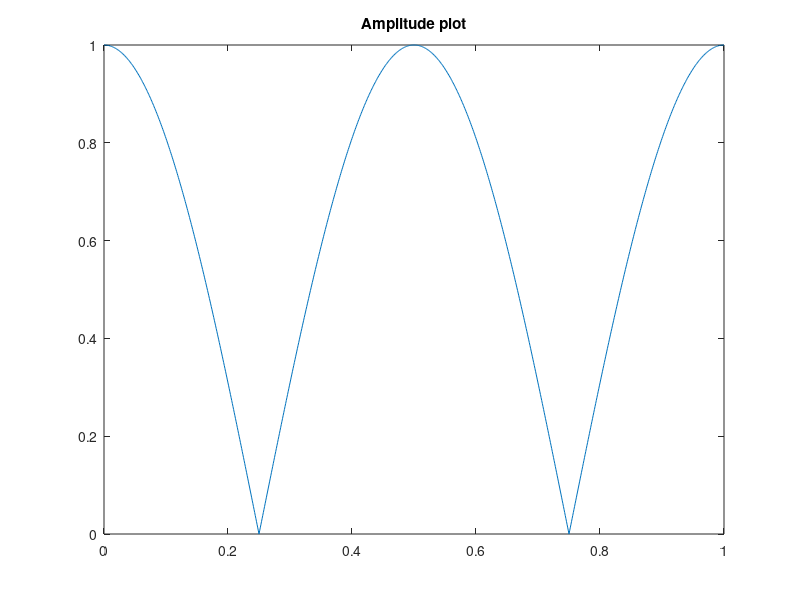
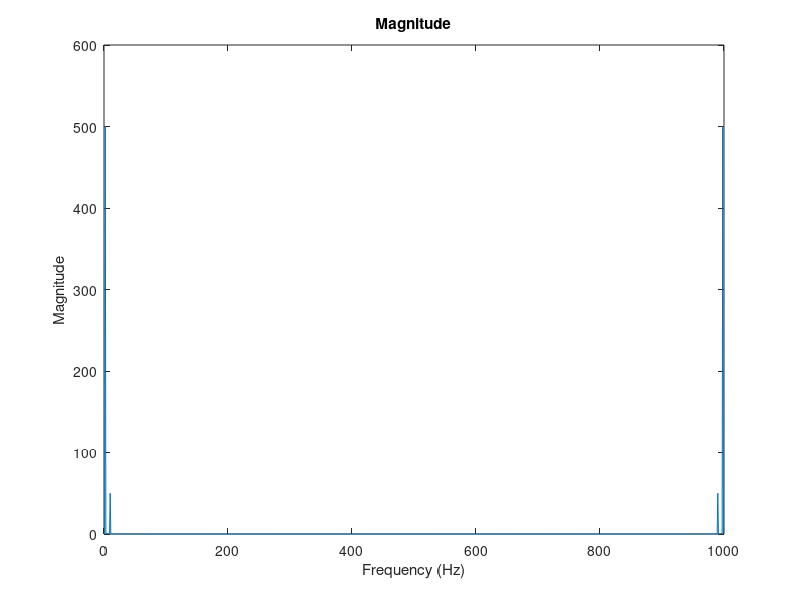
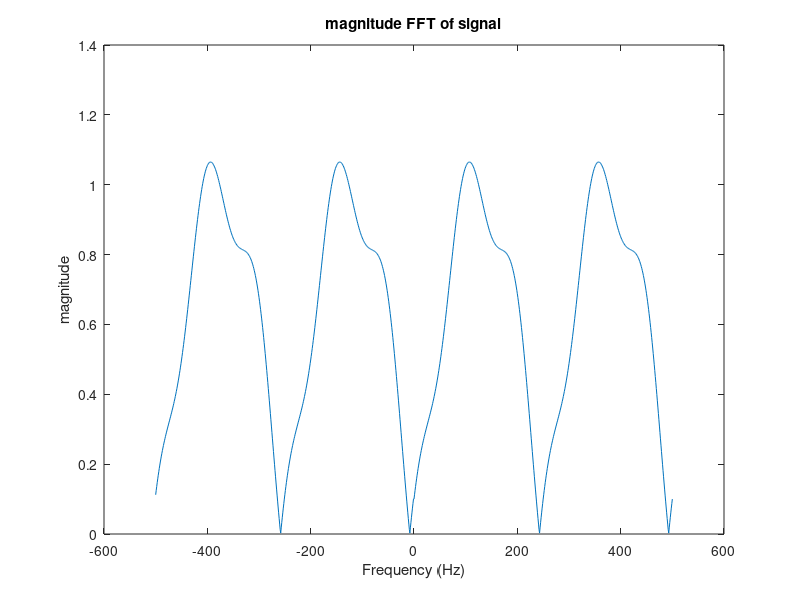

Recreate these plots in MATLAB, in order.
fs=1000;
t=0:1/fs:1;
X1=cos(2*pi*t);
figure, plot(t, abs(X1)), title('Amplitude plot')
figure, plot(t, angle(X1)), title('Phase plot')
A=fft(X1);
%%%%%%%%%%%%%%%%%%%%%%%%%%%%%%%%%%%%%%%%%%%%%%%%%%%%%%%%%%%%%%%%%%%%%%%%%%
f1=2;
f2=10;
X2=sin(2*pi*f1*t)+0.1*cos(2*pi*f2*t);
A2=fft(X2);
f=(0:length(A2)-1)*fs/length(A2);
plot(f,abs(A2))
xlabel('Frequency (Hz)')
ylabel('Magnitude')
title('Magnitude')
A2=fftshift(X2);
f = fs/2*linspace(-1,1,fs+1);
figure;
plot(f,abs(A2))
title('magnitude FFT of signal');
xlabel('Frequency (Hz)');
ylabel('magnitude');

